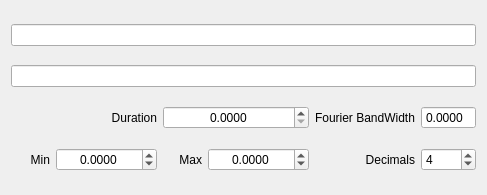
<?xml version="1.0" encoding="UTF-8"?>
<ui version="4.0">
 <class>Form</class>
 <widget class="QWidget" name="Form">
  <property name="geometry">
   <rect>
    <x>0</x>
    <y>0</y>
    <width>487</width>
    <height>195</height>
   </rect>
  </property>
  <property name="sizePolicy">
   <sizepolicy hsizetype="Preferred" vsizetype="Fixed">
    <horstretch>0</horstretch>
    <verstretch>0</verstretch>
   </sizepolicy>
  </property>
  <property name="windowTitle">
   <string>Form</string>
  </property>
  <layout class="QGridLayout" name="gridLayout">
   <item row="0" column="0" colspan="6">
    <widget class="QLineEdit" name="uiCollection">
     <property name="readOnly">
      <bool>true</bool>
     </property>
    </widget>
   </item>
   <item row="4" column="2">
    <widget class="QLabel" name="label_3">
     <property name="text">
      <string>Max</string>
     </property>
     <property name="alignment">
      <set>Qt::AlignRight|Qt::AlignTrailing|Qt::AlignVCenter</set>
     </property>
    </widget>
   </item>
   <item row="4" column="5">
    <widget class="QSpinBox" name="uiDecimals">
     <property name="minimum">
      <number>0</number>
     </property>
     <property name="maximum">
      <number>10</number>
     </property>
     <property name="value">
      <number>4</number>
     </property>
    </widget>
   </item>
   <item row="4" column="4">
    <widget class="QLabel" name="label_4">
     <property name="text">
      <string>Decimals</string>
     </property>
     <property name="alignment">
      <set>Qt::AlignRight|Qt::AlignTrailing|Qt::AlignVCenter</set>
     </property>
    </widget>
   </item>
   <item row="4" column="0">
    <widget class="QLabel" name="label_2">
     <property name="text">
      <string>Min</string>
     </property>
     <property name="alignment">
      <set>Qt::AlignRight|Qt::AlignTrailing|Qt::AlignVCenter</set>
     </property>
    </widget>
   </item>
   <item row="1" column="0" colspan="6">
    <widget class="QLineEdit" name="uiName">
     <property name="readOnly">
      <bool>true</bool>
     </property>
    </widget>
   </item>
   <item row="4" column="1">
    <widget class="QDoubleSpinBox" name="uiMin">
     <property name="alignment">
      <set>Qt::AlignCenter</set>
     </property>
     <property name="keyboardTracking">
      <bool>false</bool>
     </property>
     <property name="decimals">
      <number>4</number>
     </property>
     <property name="minimum">
      <double>-999999999.000000000000000</double>
     </property>
     <property name="maximum">
      <double>999999999.000000000000000</double>
     </property>
     <property name="singleStep">
      <double>0.000100000000000</double>
     </property>
    </widget>
   </item>
   <item row="4" column="3">
    <widget class="QDoubleSpinBox" name="uiMax">
     <property name="alignment">
      <set>Qt::AlignCenter</set>
     </property>
     <property name="keyboardTracking">
      <bool>false</bool>
     </property>
     <property name="decimals">
      <number>4</number>
     </property>
     <property name="minimum">
      <double>-999999999.000000000000000</double>
     </property>
     <property name="maximum">
      <double>999999999.000000000000000</double>
     </property>
     <property name="singleStep">
      <double>0.000100000000000</double>
     </property>
    </widget>
   </item>
   <item row="3" column="0" colspan="2">
    <widget class="QLabel" name="label">
     <property name="text">
      <string>Duration</string>
     </property>
     <property name="alignment">
      <set>Qt::AlignRight|Qt::AlignTrailing|Qt::AlignVCenter</set>
     </property>
    </widget>
   </item>
   <item row="3" column="2" colspan="2">
    <widget class="QDoubleSpinBox" name="uiValue">
     <property name="alignment">
      <set>Qt::AlignCenter</set>
     </property>
     <property name="keyboardTracking">
      <bool>false</bool>
     </property>
     <property name="decimals">
      <number>4</number>
     </property>
     <property name="singleStep">
      <double>0.000100000000000</double>
     </property>
    </widget>
   </item>
   <item row="3" column="4">
    <widget class="QLabel" name="label_5">
     <property name="text">
      <string>Fourier BandWidth</string>
     </property>
    </widget>
   </item>
   <item row="3" column="5">
    <widget class="QDoubleSpinBox" name="doubleSpinBox_2">
     <property name="readOnly">
      <bool>true</bool>
     </property>
     <property name="buttonSymbols">
      <enum>QAbstractSpinBox::NoButtons</enum>
     </property>
     <property name="keyboardTracking">
      <bool>false</bool>
     </property>
     <property name="decimals">
      <number>4</number>
     </property>
    </widget>
   </item>
  </layout>
 </widget>
 <resources/>
 <connections/>
</ui>
